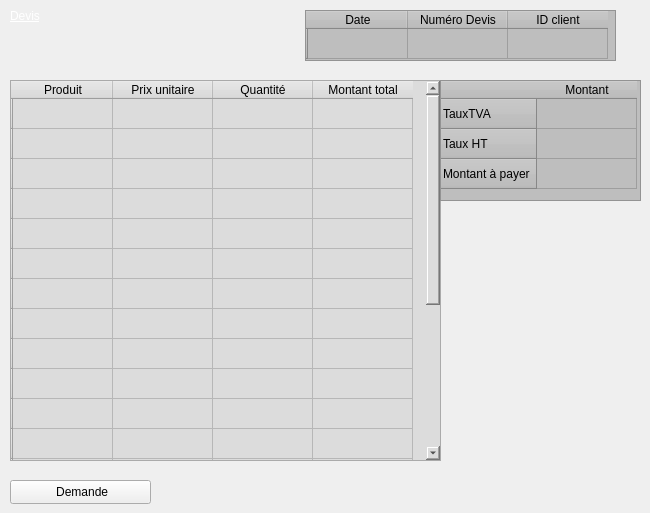
    <widget class="QWidget" name="devispage">
     <attribute name="title">
      <string>Devis</string>
     </attribute>
     <widget class="QLabel" name="label_10">
      <property name="geometry">
       <rect>
        <x>10</x>
        <y>0</y>
        <width>71</width>
        <height>31</height>
       </rect>
      </property>
      <property name="styleSheet">
       <string notr="true">text-decoration: underline;
font: 900 18pt &quot;Segoe UI Black&quot;;
color: rgb(255, 255, 255);</string>
      </property>
      <property name="text">
       <string>Devis</string>
      </property>
     </widget>
     <widget class="QTableWidget" name="tableWidgetdevid">
      <property name="geometry">
       <rect>
        <x>305</x>
        <y>10</y>
        <width>311</width>
        <height>51</height>
       </rect>
      </property>
      <property name="styleSheet">
       <string notr="true">background-color: rgb(190, 190, 190);</string>
      </property>
      <row>
       <property name="text">
        <string/>
       </property>
      </row>
      <column>
       <property name="text">
        <string>Date</string>
       </property>
      </column>
      <column>
       <property name="text">
        <string>Numéro Devis</string>
       </property>
      </column>
      <column>
       <property name="text">
        <string>ID client</string>
       </property>
      </column>
      <item row="0" column="0">
       <property name="text">
        <string/>
       </property>
      </item>
     </widget>
     <widget class="QTableWidget" name="tableWidgetdevprod">
      <property name="geometry">
       <rect>
        <x>10</x>
        <y>80</y>
        <width>431</width>
        <height>381</height>
       </rect>
      </property>
      <property name="maximumSize">
       <size>
        <width>16777215</width>
        <height>16777215</height>
       </size>
      </property>
      <property name="styleSheet">
       <string notr="true">background-color: rgb(220, 220, 220);</string>
      </property>
      <property name="autoScrollMargin">
       <number>20</number>
      </property>
      <property name="showGrid">
       <bool>true</bool>
      </property>
      <property name="gridStyle">
       <enum>Qt::CustomDashLine</enum>
      </property>
      <property name="rowCount">
       <number>20</number>
      </property>
      <property name="columnCount">
       <number>4</number>
      </property>
      <attribute name="horizontalHeaderCascadingSectionResizes">
       <bool>false</bool>
      </attribute>
      <row>
       <property name="text">
        <string/>
       </property>
      </row>
      <row>
       <property name="text">
        <string/>
       </property>
      </row>
      <row>
       <property name="text">
        <string/>
       </property>
      </row>
      <row>
       <property name="text">
        <string/>
       </property>
      </row>
      <row>
       <property name="text">
        <string/>
       </property>
      </row>
      <row>
       <property name="text">
        <string/>
       </property>
      </row>
      <row>
       <property name="text">
        <string/>
       </property>
      </row>
      <row>
       <property name="text">
        <string/>
       </property>
      </row>
      <row>
       <property name="text">
        <string/>
       </property>
      </row>
      <row>
       <property name="text">
        <string/>
       </property>
      </row>
      <row>
       <property name="text">
        <string/>
       </property>
      </row>
      <row>
       <property name="text">
        <string/>
       </property>
      </row>
      <row>
       <property name="text">
        <string/>
       </property>
      </row>
      <row>
       <property name="text">
        <string/>
       </property>
      </row>
      <row>
       <property name="text">
        <string/>
       </property>
      </row>
      <row>
       <property name="text">
        <string/>
       </property>
      </row>
      <row>
       <property name="text">
        <string/>
       </property>
      </row>
      <row>
       <property name="text">
        <string/>
       </property>
      </row>
      <row>
       <property name="text">
        <string/>
       </property>
      </row>
      <row>
       <property name="text">
        <string/>
       </property>
      </row>
      <column>
       <property name="text">
        <string>Produit</string>
       </property>
      </column>
      <column>
       <property name="text">
        <string>Prix unitaire</string>
       </property>
      </column>
      <column>
       <property name="text">
        <string>Quantité</string>
       </property>
      </column>
      <column>
       <property name="text">
        <string>Montant total</string>
       </property>
      </column>
     </widget>
     <widget class="QTableWidget" name="tableWidget_2">
      <property name="geometry">
       <rect>
        <x>440</x>
        <y>80</y>
        <width>201</width>
        <height>121</height>
       </rect>
      </property>
      <property name="styleSheet">
       <string notr="true">background-color: rgb(190, 190, 190);</string>
      </property>
      <row>
       <property name="text">
        <string>TauxTVA</string>
       </property>
      </row>
      <row>
       <property name="text">
        <string>Taux HT</string>
       </property>
      </row>
      <row>
       <property name="text">
        <string>Montant à payer</string>
       </property>
      </row>
      <column>
       <property name="text">
        <string>Montant</string>
       </property>
      </column>
     </widget>
     <widget class="QPushButton" name="pushDevis">
      <property name="geometry">
       <rect>
        <x>10</x>
        <y>480</y>
        <width>141</width>
        <height>24</height>
       </rect>
      </property>
      <property name="text">
       <string> Demande</string>
      </property>
     </widget>
    </widget>
